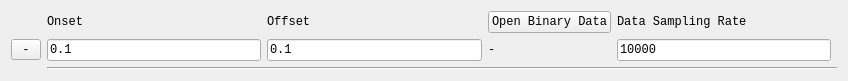
<?xml version="1.0" encoding="UTF-8"?>
<ui version="4.0">
 <class>Form</class>
 <widget class="QWidget" name="Form">
  <property name="geometry">
   <rect>
    <x>0</x>
    <y>0</y>
    <width>848</width>
    <height>76</height>
   </rect>
  </property>
  <property name="sizePolicy">
   <sizepolicy hsizetype="Preferred" vsizetype="Preferred">
    <horstretch>0</horstretch>
    <verstretch>0</verstretch>
   </sizepolicy>
  </property>
  <property name="font">
   <font>
    <family>Lucida Console</family>
   </font>
  </property>
  <property name="windowTitle">
   <string>Form</string>
  </property>
  <layout class="QGridLayout" name="gridLayout">
   <item row="1" column="0">
    <widget class="QToolButton" name="removeButton">
     <property name="text">
      <string>-</string>
     </property>
    </widget>
   </item>
   <item row="0" column="3">
    <widget class="QPushButton" name="openBinaryDataButton">
     <property name="text">
      <string>Open Binary Data</string>
     </property>
    </widget>
   </item>
   <item row="1" column="3">
    <widget class="QLabel" name="binaryDataLabel">
     <property name="text">
      <string>-</string>
     </property>
    </widget>
   </item>
   <item row="0" column="4">
    <widget class="QLabel" name="label_5">
     <property name="text">
      <string>Data Sampling Rate</string>
     </property>
    </widget>
   </item>
   <item row="2" column="1" colspan="5">
    <widget class="Line" name="line_2">
     <property name="orientation">
      <enum>Qt::Horizontal</enum>
     </property>
    </widget>
   </item>
   <item row="0" column="1">
    <widget class="QLabel" name="label">
     <property name="text">
      <string>Onset</string>
     </property>
    </widget>
   </item>
   <item row="1" column="1">
    <widget class="QLineEdit" name="onsetEdit">
     <property name="text">
      <string>0.1</string>
     </property>
    </widget>
   </item>
   <item row="1" column="4">
    <widget class="QLineEdit" name="dataSamplingRateEdit">
     <property name="text">
      <string>10000</string>
     </property>
    </widget>
   </item>
   <item row="1" column="2">
    <widget class="QLineEdit" name="offsetEdit">
     <property name="text">
      <string>0.1</string>
     </property>
    </widget>
   </item>
   <item row="0" column="2">
    <widget class="QLabel" name="label_2">
     <property name="text">
      <string>Offset</string>
     </property>
    </widget>
   </item>
  </layout>
 </widget>
 <resources/>
 <connections/>
</ui>
